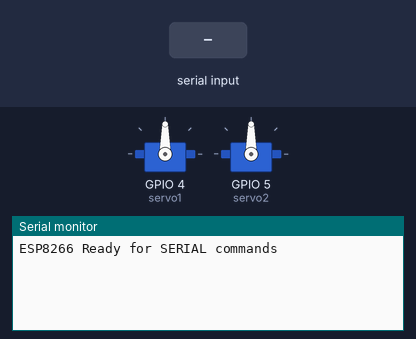
The sketch below on a simulated ESP8266 (NodeMCU). Parts: 2 × servo, the last lines printed to the serial monitor. The test bench sets the inputs (shaded band).

Above: at 1.2 s.
1.3 s: "S90\n" received over Serial
At 2.2 s:
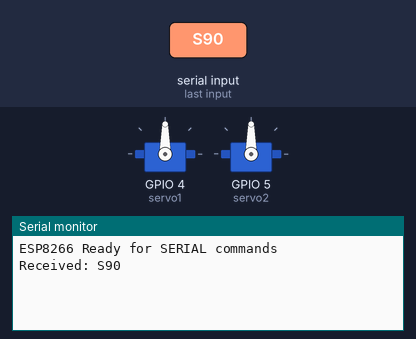
2.8 s: "S,45\n" received over Serial
At 3.3 s:
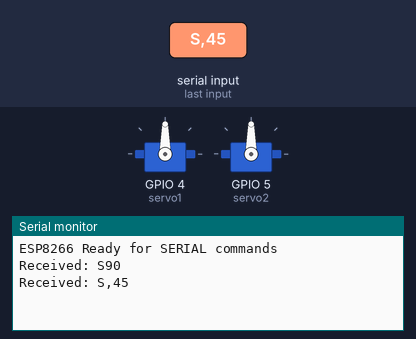

Measured:
- after the input at 1.3 s, the serial monitor: prints a new line at once (image 1)
- after the input at 2.8 s, the serial monitor: prints a new line at once (image 2)

The sketch:

esp8266.ino
```cpp
#include <Servo.h>

Servo servo1;
Servo servo2;

String input = "";
bool commandComplete = false;

void setup() {
  Serial.begin(115200);

  servo1.attach(4);   // GPIO4 (D2)
  servo2.attach(5);   // GPIO5 (D1)

  servo1.write(90);
  servo2.write(90);

  Serial.println("ESP8266 Ready for SERIAL commands");
}

void loop() {
  // Read UART command from ESP32-CAM
  while (Serial.available()) {
    char c = Serial.read();
    if (c == '\n') {
      commandComplete = true;
      break;
    }
    input += c;
  }

  if (commandComplete) {
    input.trim();

    // Expected format: S1:ANGLE or S2:ANGLE
    if (input.startsWith("S")) {
      int servoNum = input.substring(1, 2).toInt();
      int angle = input.substring(3).toInt();

      Serial.print("Received: ");
      Serial.println(input);

      if (servoNum == 1 && angle >= 0 && angle <= 180) {
        servo1.write(angle);
        delay(20);
        Serial.println("S1:DONE");
      }
      else if (servoNum == 2 && angle >= 0 && angle <= 180) {
        servo2.write(angle);
        delay(20);
        Serial.println("S2:DONE");
      }
    }

    input = "";
    commandComplete = false;
  }
}
```
